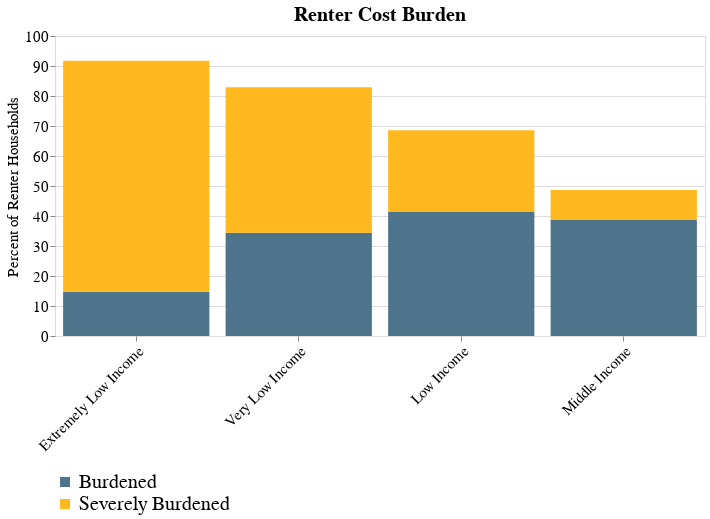

This figure's notebook cell:
### Markdown cell above
### Figure 3A

### Code cell
#Figure 3A
pivot_rent_2019 = pivot_rent_2019[pivot_rent_2019.variable != "All Incomes"]
pivot_rent_2019.replace({"Status":{"Share Burdened":"Burdened",
                                         "Share Severely Burdened":"Severely Burdened" }},inplace=True)

alt.Chart(pivot_rent_2019).mark_bar().encode(
    alt.X('variable:O',sort=["Extremely Low Income", "Very Low Income", "Low Income", "Middle Income"],title="",axis=alt.Axis( labelAngle=-45)),
    y=alt.Y('percent:Q',sort=["Burdened","Severely Burdened"],title="Percent of Renter Households", scale=alt.Scale(domain=[0, 100])),
    color=alt.Color("Status",title=None,scale=alt.Scale(domain=["Burdened","Severely Burdened"],range=["#4E748B","#FFB81D"])),
    order=alt.Order(
      'Status',
      sort='ascending'
    )).properties(
    title={
      "text": ["Renter Cost Burden"]}).configure_title(fontSize=20,anchor="middle",font="Georgia").configure_legend(direction="vertical",orient="bottom",labelLimit= 0,titleLimit=0,titleFontSize=18,
labelFontSize=20,labelFont="Georgia",titleFont="Georgia").configure_axis(domain=False,labelFont='Georgia',titleFont='Georgia',titleFontWeight="normal",labelFontSize=15,titleFontSize=15).properties(
    width=650
)

### Figure 1 — Vega-Lite specification as saved in the notebook (floating-point values rounded to 4 significant figures)
{"$schema": "https://vega.github.io/schema/vega-lite/v4.8.1.json", "config": {"axis": {"domain": false, "labelFont": "Georgia", "labelFontSize": 15, "titleFont": "Georgia", "titleFontSize": 15, "titleFontWeight": "normal"}, "legend": {"direction": "vertical", "labelFont": "Georgia", "labelFontSize": 20, "labelLimit": 0, "orient": "bottom", "titleFont": "Georgia", "titleFontSize": 18, "titleLimit": 0}, "title": {"anchor": "middle", "font": "Georgia", "fontSize": 20}, "view": {"continuousHeight": 300, "continuousWidth": 400}}, "data": {"name": "data-ed59b7f26591001fc2d03d42dc1353c9"}, "datasets": {"data-ed59b7f26591001fc2d03d42dc1353c9": [{"Household Type": "Renter", "Status": "Burdened", "percent": 14.78, "value": 10070000.0, "variable": "Extremely Low Income", "year": 2019}, {"Household Type": "Renter", "Status": "Severely Burdened", "percent": 76.97, "value": 52460000.0, "variable": "Extremely Low Income", "year": 2019}, {"Household Type": "Renter", "Status": "Burdened", "percent": 41.51, "value": 23550000.0, "variable": "Low Income", "year": 2019}, {"Household Type": "Renter", "Status": "Severely Burdened", "percent": 27.09, "value": 15370000.0, "variable": "Low Income", "year": 2019}, {"Household Type": "Renter", "Status": "Burdened", "percent": 38.69, "value": 19850000.0, "variable": "Middle Income", "year": 2019}, {"Household Type": "Renter", "Status": "Severely Burdened", "percent": 10.01, "value": 5135000.0, "variable": "Middle Income", "year": 2019}, {"Household Type": "Renter", "Status": "Burdened", "percent": 34.43, "value": 14030000.0, "variable": "Very Low Income", "year": 2019}, {"Household Type": "Renter", "Status": "Severely Burdened", "percent": 48.45, "value": 19740000.0, "variable": "Very Low Income", "year": 2019}]}, "encoding": {"color": {"field": "Status", "scale": {"domain": ["Burdened", "Severely Burdened"], "range": ["#4E748B", "#FFB81D"]}, "title": null, "type": "nominal"}, "order": {"field": "Status", "sort": "ascending", "type": "nominal"}, "x": {"axis": {"labelAngle": -45}, "field": "variable", "sort": ["Extremely Low Income", "Very Low Income", "Low Income", "Middle Income"], "title": "", "type": "ordinal"}, "y": {"field": "percent", "scale": {"domain": [0, 100]}, "sort": ["Burdened", "Severely Burdened"], "title": "Percent of Renter Households", "type": "quantitative"}}, "mark": "bar", "title": {"text": ["Renter Cost Burden"]}, "width": 650}
